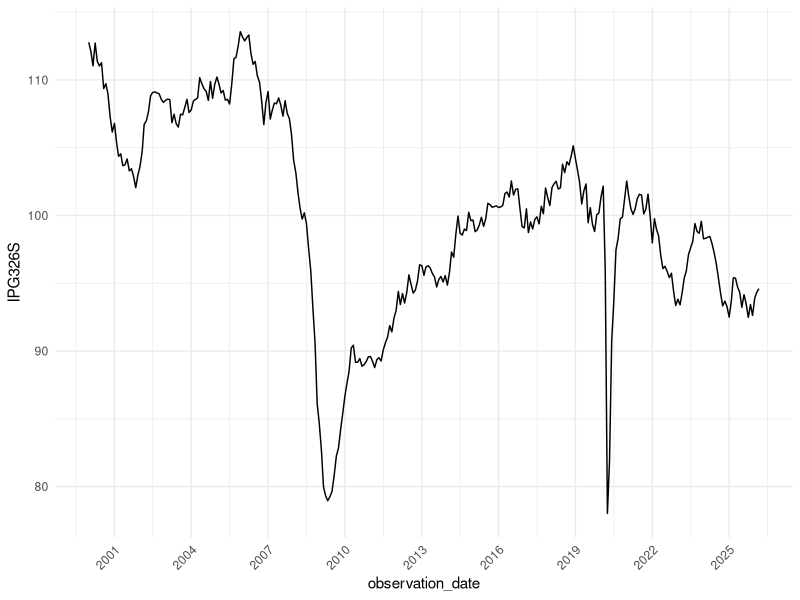
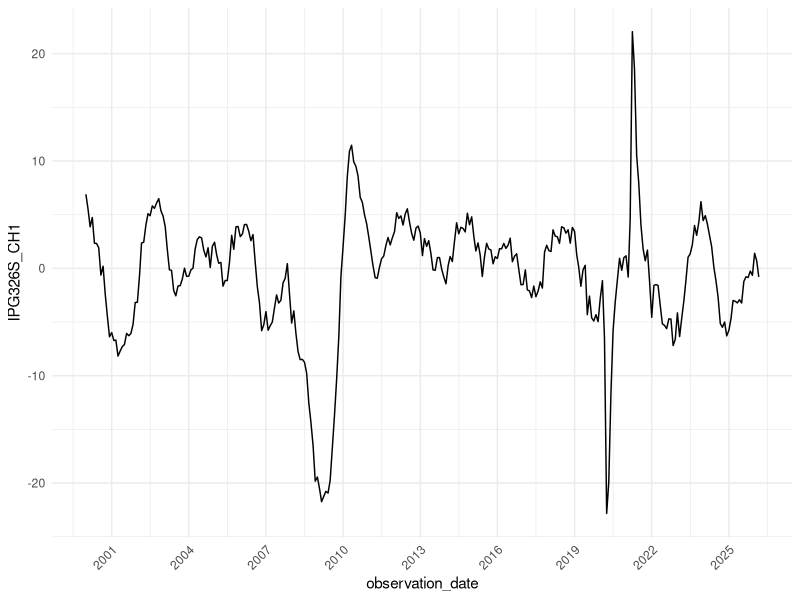
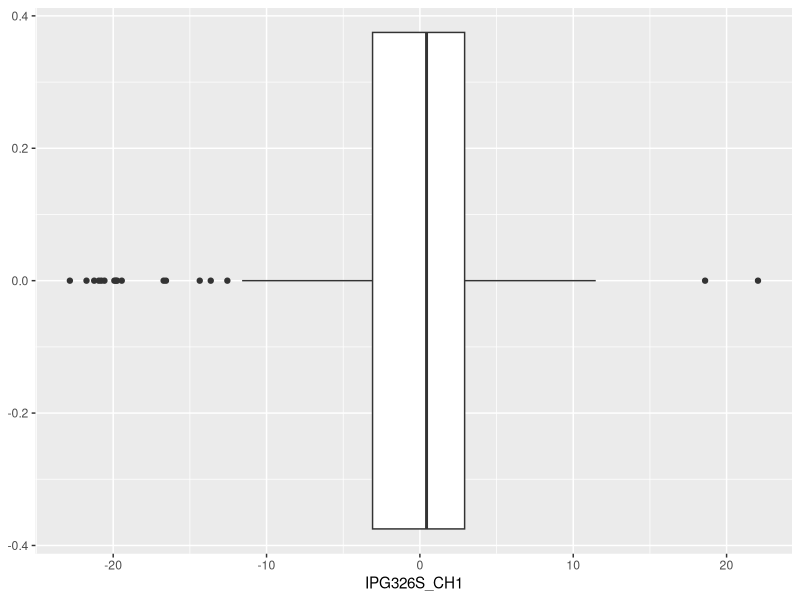

Write R code to recreate these figures, in order.
# 1. Load Data
industrial_production = read.csv("fredgraph_production_nondurable_goods_tires.csv")
industrial_production$observation_date <- as.Date(industrial_production$observation_date, format = "%Y-%m-%d") #converting date into math object

library(ggplot2)
library(dplyr)
#time series graph for production volumes
ggplot(industrial_production, aes(x = observation_date, y = IPG326S)) +
  geom_line() +
  scale_x_date(
    date_breaks = '3 years',
    date_labels = '%Y'
  ) +
  theme_minimal() +
  theme(
    axis.text.x = element_text(angle = 45, hjust = 1)
  )

#time series graph for production volumes growth rates
ggplot(industrial_production, aes(x = observation_date, y = IPG326S_CH1)) +
  geom_line() +
  scale_x_date(
    date_breaks = "3 years",
    date_labels = "%Y"
  ) +
  theme_minimal() +
  theme(
    axis.text.x = element_text(angle = 45, hjust = 1)
  )

#median, mean, max, min for growth rates
print(median(industrial_production$IPG326S_CH1, na.rm = TRUE))
print(mean(industrial_production$IPG326S_CH1, na.rm = TRUE))
max_growth <- industrial_production[which.max(industrial_production$IPG326S_CH1), ]
min_growth <- industrial_production[which.min(industrial_production$IPG326S_CH1), ]
print(max_growth)
print(min_growth)

#standard deviation
sd_industrialproduction_volumes <- sd(industrial_production$IPG326S, na.rm = TRUE)
print(sd_industrialproduction_volumes)
sd_industrialproduction_growth <- sd(industrial_production$IPG326S_CH1, na.rm = TRUE)
print(sd_industrialproduction_growth)

#boxplot for growth rates
ggplot(data = industrial_production, aes(x = IPG326S_CH1)) +
  geom_boxplot()

#finding outliers using zscore
industrial_production$growth_zscore <- (industrial_production$IPG326S_CH1 - mean(industrial_production$IPG326S_CH1, na.rm = TRUE))/sd(industrial_production$IPG326S_CH1, na.rm=TRUE)
#creating additional column for zscores in order to better assign outliers to observations
outliers_z <- industrial_production[abs(industrial_production$growth_zscore) > 3, ]
print(outliers_z)
